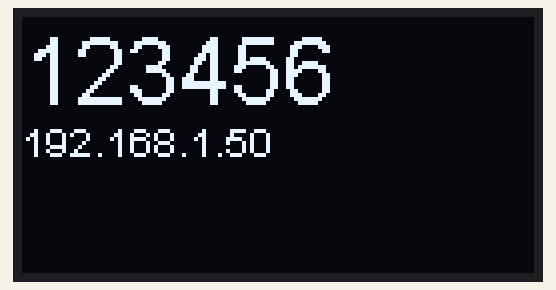
This program was run on a simulated ESP32. On the bench: 128×64 one-colour display. WiFi joins after 1.5 s; servers stay silent unless stated; no MQTT or app messages arrive unless stated; what the program prints to the serial monitor is not drawn.

Above: at 1.7 s.

The program:

main.cpp
```cpp
#include "Arduino.h"
#include "WiFi.h"

#include <Wire.h>
#include <SPI.h>

#include "SSD1306Wire.h"

#include <PubSubClient.h>

void connectToWiFi() {

  WiFi.mode(WIFI_STA);
  WiFi.begin("idlcase", "Aalborg9000Robotlab");
  Serial.print("Connecting to "); Serial.println("idlcase");

  uint8_t i = 0;
  while (WiFi.status() != WL_CONNECTED) {
    Serial.print('.');
    delay(500);

    if ((++i % 16) == 0) {
      Serial.println(F(" still trying to connect"));
    }
  }

  Serial.print(F("Connected. My IP address is: "));
  Serial.println(WiFi.localIP());
}

SSD1306Wire display(0x3c, 5, 4);
char deviceId[24];
void displayLoop() {
    display.clear();
    if (WiFi.status() != WL_CONNECTED) {
      display.setFont(ArialMT_Plain_24);
      display.drawString(0, 20, "Connecting...");
    } else {
      display.setFont(ArialMT_Plain_24);
      display.drawString(0, 0, deviceId);
      display.setFont(ArialMT_Plain_10);
      display.drawString(0, 25, WiFi.localIP().toString());
    }

    display.display();

}

WiFiClient espClient;
PubSubClient client(espClient);
char mqtt_topic[32];

void setup() {
    Serial.begin(115200);
    delay(100);
    sprintf(deviceId, "%06X", (uint)(ESP.getEfuseMac() >> 24));
    sprintf(mqtt_topic, "idl/%s/sin", deviceId);

    // Initialising the UI will init the display too.
    display.init();

    // display.flipScreenVertically();

    displayLoop();

    connectToWiFi();

    client.setServer("10.13.37.1", 1883);

    Serial.println("Setup done");
}

void reconnect() {
  if(WiFi.status() != WL_CONNECTED) {
    connectToWiFi();
  }

  // Loop until we're reconnected
  while (!client.connected()) {
    Serial.print("Attempting MQTT connection...");

    if (client.connect(deviceId)) {
      Serial.println("MQTT connected");
    } else {
      Serial.print("failed, rc=");
      Serial.print(client.state());
      Serial.println(" try again in 5 seconds");
      // Wait 5 seconds before retrying
      delay(5000);
    }
  }
}

double d = 0;
double itr = 0;
bool direction = true;
char msgBuf[50];

void loop() {
    if (!client.connected()) {
      reconnect();
    }

    client.loop();

    if (direction) {
      d = sin(itr);
      itr += 0.005;
    } else {
      d = sin(itr);
      itr += -0.005;
    }

    if (itr > 1) {
      direction = false;
    }
    if (itr <= 0) {
      direction = true;
    }
    sprintf(msgBuf, "{\"value\": %f, \"unit\":\"Bs/s\"}", d);
    client.publish(mqtt_topic, msgBuf);

    displayLoop();
    delay(250);
}
```
